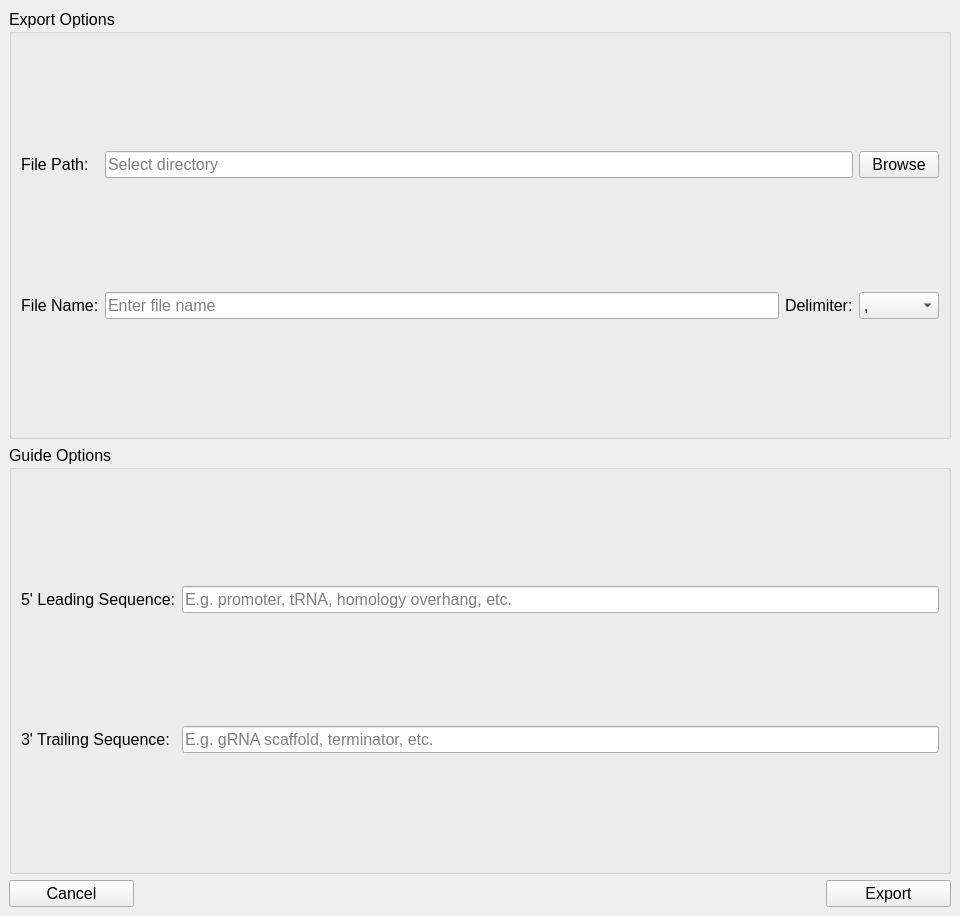
<?xml version="1.0" encoding="UTF-8"?>
<ui version="4.0">
 <class>MainWindow</class>
 <widget class="QMainWindow" name="MainWindow">
  <property name="geometry">
   <rect>
    <x>0</x>
    <y>0</y>
    <width>960</width>
    <height>916</height>
   </rect>
  </property>
  <property name="font">
   <font>
    <pointsize>12</pointsize>
   </font>
  </property>
  <property name="windowTitle">
   <string>MainWindow</string>
  </property>
  <widget class="QWidget" name="centralwidget">
   <layout class="QGridLayout" name="gridLayout_2">
    <item row="1" column="0" colspan="2">
     <widget class="QGroupBox" name="grpGuideOptions">
      <property name="title">
       <string>Guide Options</string>
      </property>
      <layout class="QGridLayout" name="gridLayout_6">
       <item row="1" column="0">
        <widget class="QLabel" name="lblLeadingSequence">
         <property name="text">
          <string>5' Leading Sequence:</string>
         </property>
        </widget>
       </item>
       <item row="1" column="1">
        <widget class="QLineEdit" name="ledLeadingsequence">
         <property name="placeholderText">
          <string>E.g. promoter, tRNA, homology overhang, etc.</string>
         </property>
        </widget>
       </item>
       <item row="2" column="1">
        <widget class="QLineEdit" name="ledTrailingSequence">
         <property name="placeholderText">
          <string>E.g. gRNA scaffold, terminator, etc.</string>
         </property>
        </widget>
       </item>
       <item row="2" column="0">
        <widget class="QLabel" name="lblTrailingSequence">
         <property name="text">
          <string>3' Trailing Sequence:</string>
         </property>
        </widget>
       </item>
      </layout>
     </widget>
    </item>
    <item row="0" column="0" colspan="2">
     <widget class="QGroupBox" name="grpExportOptions">
      <property name="title">
       <string>Export Options</string>
      </property>
      <layout class="QGridLayout" name="gridLayout_3">
       <item row="0" column="0">
        <widget class="QLabel" name="lblFilePath">
         <property name="text">
          <string>File Path:</string>
         </property>
        </widget>
       </item>
       <item row="1" column="0">
        <widget class="QLabel" name="lblFileName">
         <property name="sizePolicy">
          <sizepolicy hsizetype="Preferred" vsizetype="Preferred">
           <horstretch>0</horstretch>
           <verstretch>0</verstretch>
          </sizepolicy>
         </property>
         <property name="text">
          <string>File Name:</string>
         </property>
        </widget>
       </item>
       <item row="1" column="2">
        <widget class="QLabel" name="lblDelimiter">
         <property name="text">
          <string>Delimiter:</string>
         </property>
        </widget>
       </item>
       <item row="1" column="1">
        <widget class="QLineEdit" name="ledFileName">
         <property name="toolTip">
          <string>&lt;html&gt;&lt;head/&gt;&lt;body&gt;&lt;p&gt;Please write the file name you want.&lt;/p&gt;&lt;p&gt;Note: it is not necessary to add the file extension.&lt;/p&gt;&lt;/body&gt;&lt;/html&gt;</string>
         </property>
         <property name="placeholderText">
          <string>Enter file name</string>
         </property>
        </widget>
       </item>
       <item row="1" column="3">
        <widget class="QComboBox" name="cmbDelimiter">
         <item>
          <property name="text">
           <string>,</string>
          </property>
         </item>
         <item>
          <property name="text">
           <string>\t</string>
          </property>
         </item>
         <item>
          <property name="text">
           <string>;</string>
          </property>
         </item>
         <item>
          <property name="text">
           <string>:</string>
          </property>
         </item>
        </widget>
       </item>
       <item row="0" column="3">
        <widget class="QPushButton" name="pbtnBrowse">
         <property name="sizePolicy">
          <sizepolicy hsizetype="Minimum" vsizetype="Fixed">
           <horstretch>0</horstretch>
           <verstretch>0</verstretch>
          </sizepolicy>
         </property>
         <property name="toolTip">
          <string>&lt;html&gt;&lt;head/&gt;&lt;body&gt;&lt;p&gt;Browse for a folder to store the CSV file.&lt;/p&gt;&lt;/body&gt;&lt;/html&gt;</string>
         </property>
         <property name="text">
          <string>Browse</string>
         </property>
        </widget>
       </item>
       <item row="0" column="1" colspan="2">
        <widget class="QLineEdit" name="ledFilePath">
         <property name="readOnly">
          <bool>true</bool>
         </property>
         <property name="placeholderText">
          <string>Select directory</string>
         </property>
        </widget>
       </item>
      </layout>
     </widget>
    </item>
    <item row="2" column="0" alignment="Qt::AlignLeft">
     <widget class="QPushButton" name="pbtnCancel">
      <property name="sizePolicy">
       <sizepolicy hsizetype="Minimum" vsizetype="Fixed">
        <horstretch>0</horstretch>
        <verstretch>0</verstretch>
       </sizepolicy>
      </property>
      <property name="minimumSize">
       <size>
        <width>125</width>
        <height>0</height>
       </size>
      </property>
      <property name="text">
       <string>Cancel</string>
      </property>
     </widget>
    </item>
    <item row="2" column="1" alignment="Qt::AlignRight">
     <widget class="QPushButton" name="pbtnExport">
      <property name="sizePolicy">
       <sizepolicy hsizetype="Minimum" vsizetype="Fixed">
        <horstretch>0</horstretch>
        <verstretch>0</verstretch>
       </sizepolicy>
      </property>
      <property name="minimumSize">
       <size>
        <width>125</width>
        <height>0</height>
       </size>
      </property>
      <property name="text">
       <string>Export</string>
      </property>
     </widget>
    </item>
   </layout>
  </widget>
 </widget>
 <resources/>
 <connections/>
</ui>
